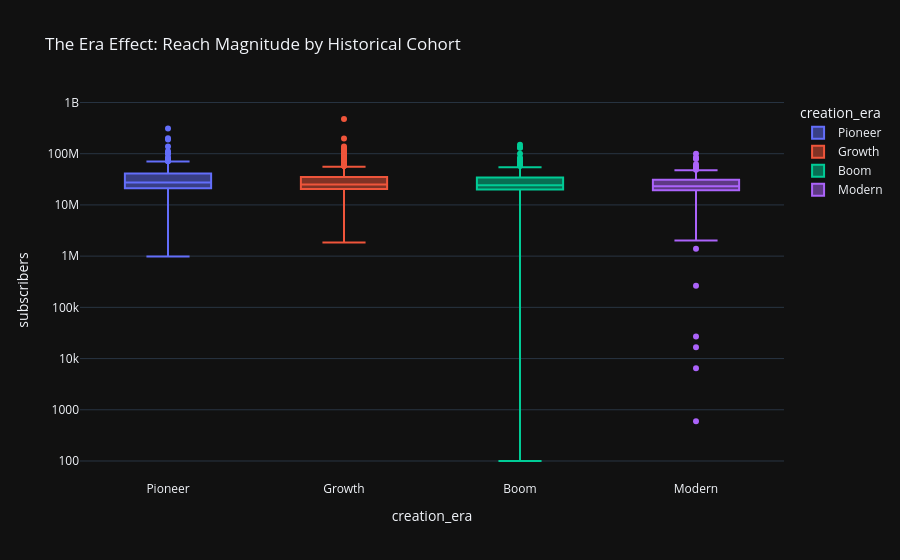

The notebook cell this image was saved under:
### Markdown cell above
<a id='section7'></a>
## Section 7 — Temporal Growth Signatures

### Code cell
plt.figure(figsize=(12, 6))
sns.lineplot(data=df.groupby('creation_year')['subscribers'].median().reset_index(), x='creation_year', y='subscribers', color=YT_RED, marker='o')
plt.title('Momentum Check: Median Subscribers by Launch Year')
plt.ylabel('Median Subscribers')
watermark(plt.gca())
plt.show()

fig = px.box(df, x="creation_era", y="subscribers", color="creation_era", log_y=True, 
             title="The Era Effect: Reach Magnitude by Historical Cohort",
             category_orders={"creation_era": ["Pioneer", "Growth", "Boom", "Modern"]})
fig.show()

### Figure 1 — Plotly figure (JSON) as saved in the notebook; plotly's stock layout.template omitted (floating-point values rounded to 4 significant figures; data arrays with more than 128 entries replaced by an {"elided": "..."} marker saying what was removed)
{"data": [{"alignmentgroup": "True", "hovertemplate": "creation_era=%{x}<br>subscribers=%{y}<extra></extra>", "legendgroup": "Pioneer", "marker": {"color": "#636efa"}, "name": "Pioneer", "notched": false, "offsetgroup": "Pioneer", "orientation": "v", "showlegend": true, "type": "box", "x": {"elided": "178 str values"}, "x0": " ", "xaxis": "x", "y": {"elided": "178 int values"}, "y0": " ", "yaxis": "y"}, {"alignmentgroup": "True", "hovertemplate": "creation_era=%{x}<br>subscribers=%{y}<extra></extra>", "legendgroup": "Growth", "marker": {"color": "#EF553B"}, "name": "Growth", "notched": false, "offsetgroup": "Growth", "orientation": "v", "showlegend": true, "type": "box", "x": {"elided": "399 str values"}, "x0": " ", "xaxis": "x", "y": {"elided": "399 int values"}, "y0": " ", "yaxis": "y"}, {"alignmentgroup": "True", "hovertemplate": "creation_era=%{x}<br>subscribers=%{y}<extra></extra>", "legendgroup": "Boom", "marker": {"color": "#00cc96"}, "name": "Boom", "notched": false, "offsetgroup": "Boom", "orientation": "v", "showlegend": true, "type": "box", "x": {"elided": "245 str values"}, "x0": " ", "xaxis": "x", "y": {"elided": "245 int values"}, "y0": " ", "yaxis": "y"}, {"alignmentgroup": "True", "hovertemplate": "creation_era=%{x}<br>subscribers=%{y}<extra></extra>", "legendgroup": "Modern", "marker": {"color": "#ab63fa"}, "name": "Modern", "notched": false, "offsetgroup": "Modern", "orientation": "v", "showlegend": true, "type": "box", "x": {"elided": "178 str values"}, "x0": " ", "xaxis": "x", "y": {"elided": "178 int values"}, "y0": " ", "yaxis": "y"}], "layout": {"boxmode": "overlay", "legend": {"title": {"text": "creation_era"}, "tracegroupgap": 0}, "title": {"text": "The Era Effect: Reach Magnitude by Historical Cohort"}, "xaxis": {"anchor": "y", "categoryarray": ["Pioneer", "Growth", "Boom", "Modern"], "categoryorder": "array", "domain": [0, 1], "title": {"text": "creation_era"}}, "yaxis": {"anchor": "x", "domain": [0, 1], "title": {"text": "subscribers"}, "type": "log"}}}
